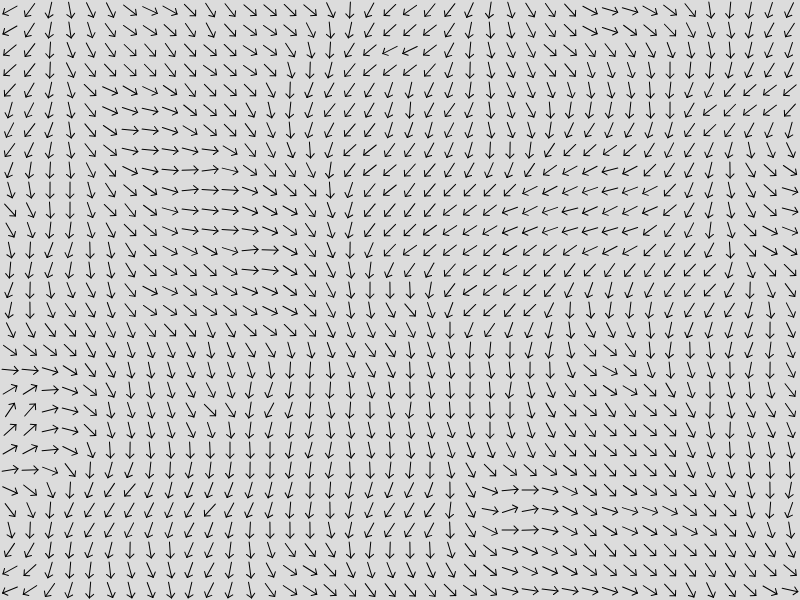
Frame 1 (no input)
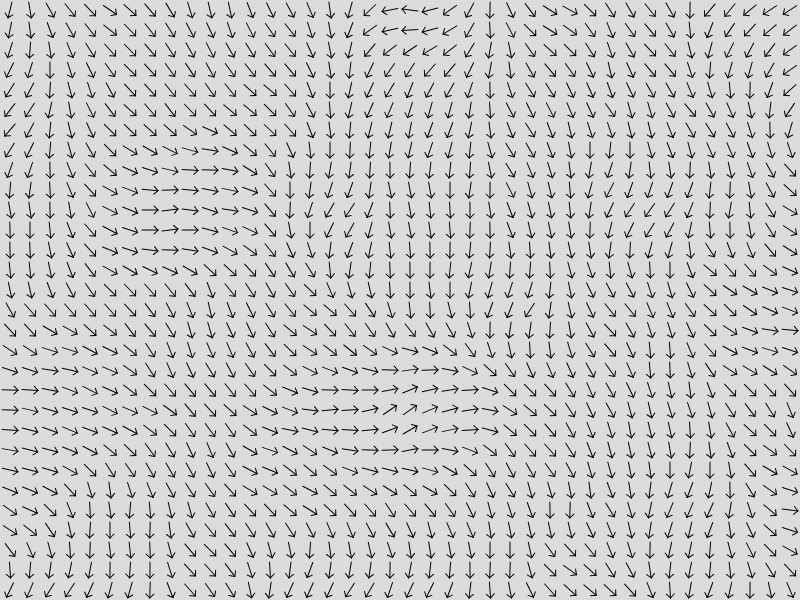
Frame 60 (no input)
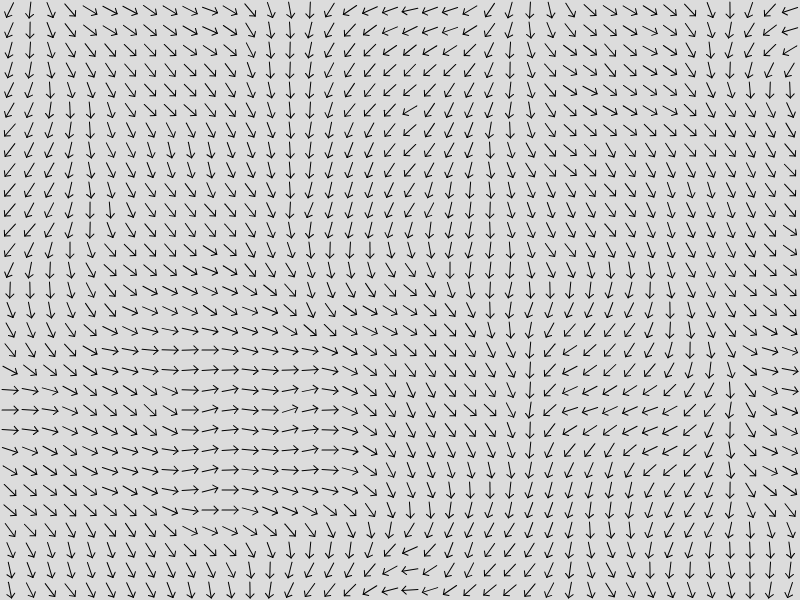
Frame 120 (the mouse pressed at the canvas centre since frame 60)

The p5.js sketch that drew these frames (run headless with seeded random() and noise() and a simulated clock; from frame 60 on, the mouse is pressed at the canvas centre):

// p5.js sketch
// ── sketch.js
function setup() {
  createCanvas(800, 600);
}

function draw() {
  background(220);
   
  for (let i = 0; i < 40; i++) {
    for (let j = 0; j < 30; j++) {
      let x = i * 20, y = j * 20;
      
      push();
      translate(x + 10, y + 10); // center of cell
      let angle = noise(i * 0.1, j * 0.1, frameCount * 0.01) * TWO_PI; 
      rotate(angle);
      stroke(0);
      line(0, -8, 0, 8); // vertical line
      line(0, -8, -4, -4); // left arrowhead
      line(0, -8, 4, -4); // right arrowhead
      pop();
    }
  }
}
